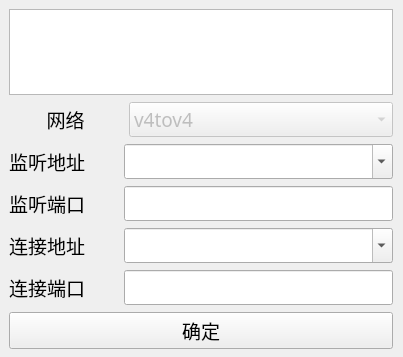
<?xml version="1.0" encoding="UTF-8"?>
<ui version="4.0">
    <class>MainWindow</class>
    <widget class="QMainWindow" name="MainWindow">
        <property name="geometry">
            <rect>
                <x>0</x>
                <y>0</y>
                <width>403</width>
                <height>357</height>
            </rect>
        </property>
        <property name="maximumSize">
            <size>
                <width>403</width>
                <height>357</height>
            </size>
        </property>
        <property name="windowTitle">
            <string/>
        </property>
        <property name="unifiedTitleAndToolBarOnMac">
            <bool>false</bool>
        </property>
        <widget class="QWidget" name="centralwidget">
            <widget class="QWidget" name="verticalLayoutWidget">
                <property name="geometry">
                    <rect>
                        <x>9</x>
                        <y>9</y>
                        <width>384</width>
                        <height>340</height>
                    </rect>
                </property>
                <layout class="QGridLayout" name="_2">
                    <property name="spacing">
                        <number>7</number>
                    </property>
                    <item row="3" column="0">
                        <layout class="QHBoxLayout" name="horizontalLayout_5" stretch="2,5">
                            <item>
                                <widget class="QLabel" name="label_3">
                                    <property name="font">
                                        <font>
                                            <family>宋体</family>
                                            <pointsize>14</pointsize>
                                        </font>
                                    </property>
                                    <property name="text">
                                        <string>监听地址</string>
                                    </property>
                                </widget>
                            </item>
                            <item>
                                <widget class="QComboBox" name="listenaddress">
                                    <property name="font">
                                        <font>
                                            <family>宋体</family>
                                            <pointsize>14</pointsize>
                                        </font>
                                    </property>
                                    <property name="editable">
                                        <bool>true</bool>
                                    </property>
                                </widget>
                            </item>
                        </layout>
                    </item>
                    <item row="5" column="0">
                        <layout class="QHBoxLayout" name="horizontalLayout_3" stretch="2,5">
                            <item>
                                <widget class="QLabel" name="label_2">
                                    <property name="font">
                                        <font>
                                            <family>宋体</family>
                                            <pointsize>14</pointsize>
                                        </font>
                                    </property>
                                    <property name="text">
                                        <string>连接地址</string>
                                    </property>
                                </widget>
                            </item>
                            <item>
                                <widget class="QComboBox" name="connectaddress">
                                    <property name="font">
                                        <font>
                                            <family>宋体</family>
                                            <pointsize>14</pointsize>
                                        </font>
                                    </property>
                                    <property name="editable">
                                        <bool>true</bool>
                                    </property>
                                </widget>
                            </item>
                        </layout>
                    </item>
                    <item row="6" column="0">
                        <layout class="QHBoxLayout" name="horizontalLayout_4" stretch="2,5">
                            <item>
                                <widget class="QLabel" name="label_4">
                                    <property name="font">
                                        <font>
                                            <family>宋体</family>
                                            <pointsize>14</pointsize>
                                        </font>
                                    </property>
                                    <property name="text">
                                        <string>连接端口</string>
                                    </property>
                                </widget>
                            </item>
                            <item>
                                <widget class="QLineEdit" name="connectport">
                                    <property name="font">
                                        <font>
                                            <family>宋体</family>
                                            <pointsize>14</pointsize>
                                        </font>
                                    </property>
                                </widget>
                            </item>
                        </layout>
                    </item>
                    <item row="1" column="0">
                        <widget class="QListWidget" name="network_list">
                            <property name="font">
                                <font>
                                    <family>Nirmala UI</family>
                                    <pointsize>10</pointsize>
                                </font>
                            </property>
                            <property name="contextMenuPolicy">
                                <enum>Qt::CustomContextMenu</enum>
                            </property>
                        </widget>
                    </item>
                    <item row="7" column="0">
                        <widget class="QPushButton" name="run">
                            <property name="font">
                                <font>
                                    <family>宋体</family>
                                    <pointsize>14</pointsize>
                                </font>
                            </property>
                            <property name="text">
                                <string>确定</string>
                            </property>
                            <property name="iconSize">
                                <size>
                                    <width>20</width>
                                    <height>20</height>
                                </size>
                            </property>
                        </widget>
                    </item>
                    <item row="4" column="0">
                        <layout class="QHBoxLayout" name="horizontalLayout_6" stretch="2,5">
                            <item>
                                <widget class="QLabel" name="label_5">
                                    <property name="font">
                                        <font>
                                            <family>宋体</family>
                                            <pointsize>14</pointsize>
                                        </font>
                                    </property>
                                    <property name="text">
                                        <string>监听端口</string>
                                    </property>
                                </widget>
                            </item>
                            <item>
                                <widget class="QLineEdit" name="listenport">
                                    <property name="font">
                                        <font>
                                            <family>宋体</family>
                                            <pointsize>14</pointsize>
                                        </font>
                                    </property>
                                </widget>
                            </item>
                        </layout>
                    </item>
                    <item row="2" column="0">
                        <layout class="QHBoxLayout" name="horizontalLayout" stretch="3,7">
                            <property name="spacing">
                                <number>7</number>
                            </property>
                            <item>
                                <widget class="QLabel" name="label">
                                    <property name="font">
                                        <font>
                                            <family>宋体</family>
                                            <pointsize>14</pointsize>
                                        </font>
                                    </property>
                                    <property name="layoutDirection">
                                        <enum>Qt::LeftToRight</enum>
                                    </property>
                                    <property name="text">
                                        <string>网络</string>
                                    </property>
                                    <property name="alignment">
                                        <set>Qt::AlignCenter</set>
                                    </property>
                                </widget>
                            </item>
                            <item>
                                <widget class="QComboBox" name="network">
                                    <property name="enabled">
                                        <bool>false</bool>
                                    </property>
                                    <property name="font">
                                        <font>
                                            <family>宋体</family>
                                            <pointsize>14</pointsize>
                                        </font>
                                    </property>
                                    <property name="toolTip">
                                        <string>&lt;html&gt;&lt;head/&gt;&lt;body&gt;&lt;p&gt;由于ipv6使用较少，暂未支持ipv6端口转发设置&lt;/p&gt;&lt;/body&gt;&lt;/html&gt;</string>
                                    </property>
                                    <property name="editable">
                                        <bool>false</bool>
                                    </property>
                                    <item>
                                        <property name="text">
                                            <string>v4tov4</string>
                                        </property>
                                    </item>
                                    <item>
                                        <property name="text">
                                            <string>v4tov6</string>
                                        </property>
                                    </item>
                                    <item>
                                        <property name="text">
                                            <string>v6tov4</string>
                                        </property>
                                    </item>
                                    <item>
                                        <property name="text">
                                            <string>v6tov6</string>
                                        </property>
                                    </item>
                                </widget>
                            </item>
                        </layout>
                    </item>
                </layout>
            </widget>
        </widget>
    </widget>
    <resources/>
    <connections>
        <connection>
            <sender>run</sender>
            <signal>clicked()</signal>
            <receiver>MainWindow</receiver>
            <slot>start()</slot>
            <hints>
                <hint type="sourcelabel">
                    <x>166</x>
                    <y>347</y>
                </hint>
                <hint type="destinationlabel">
                    <x>402</x>
                    <y>356</y>
                </hint>
            </hints>
        </connection>
        <connection>
            <sender>network_list</sender>
            <signal>itemDoubleClicked(QListWidgetItem*)</signal>
            <receiver>MainWindow</receiver>
            <slot>edit_item()</slot>
            <hints>
                <hint type="sourcelabel">
                    <x>57</x>
                    <y>111</y>
                </hint>
                <hint type="destinationlabel">
                    <x>402</x>
                    <y>209</y>
                </hint>
            </hints>
        </connection>
        <connection>
            <sender>network_list</sender>
            <signal>customContextMenuRequested(QPoint)</signal>
            <receiver>MainWindow</receiver>
            <slot>my_listwidget_context()</slot>
            <hints>
                <hint type="sourcelabel">
                    <x>258</x>
                    <y>58</y>
                </hint>
                <hint type="destinationlabel">
                    <x>766</x>
                    <y>282</y>
                </hint>
            </hints>
        </connection>
    </connections>
    <slots>
        <slot>start()</slot>
        <slot>edit_item()</slot>
        <slot>my_listwidget_context()</slot>
    </slots>
</ui>
